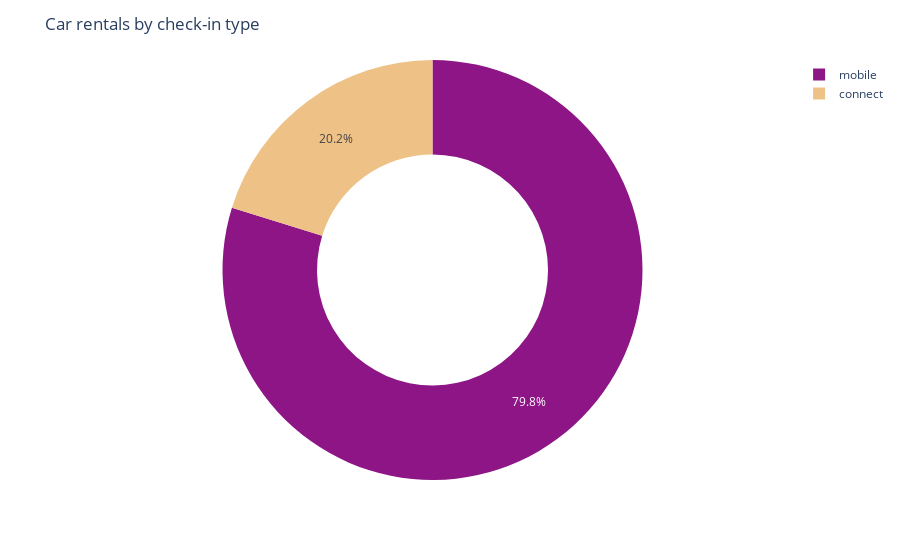

Here is the notebook cell this chart was saved with:
### Markdown cell above
## Distribution per check-in type

### Code cell
# Creating a donut chart to visualize percentages of connect and mobile check-in types
colors = ['#8d1586', '#eec186']

# Use Plotly Express to create a donut chart
fig = px.pie(df, names='checkin_type', color_discrete_sequence=colors, hole=0.55)

# Add a title to the chart
fig.update_layout(title='Car rentals by check-in type')

# Show the chart
fig.show()

### Figure 1 — Plotly figure (JSON) as saved in the notebook; plotly's stock layout.template omitted (floating-point values rounded to 4 significant figures; data arrays with more than 128 entries replaced by an {"elided": "..."} marker saying what was removed)
{"data": [{"domain": {"x": [0, 1], "y": [0, 1]}, "hole": 0.55, "hovertemplate": "checkin_type=%{label}<extra></extra>", "labels": {"elided": "21310 str values"}, "legendgroup": "", "name": "", "showlegend": true, "type": "pie"}], "layout": {"legend": {"tracegroupgap": 0}, "margin": {"t": 60}, "piecolorway": ["#8d1586", "#eec186"], "title": {"text": "Car rentals by check-in type"}}}
